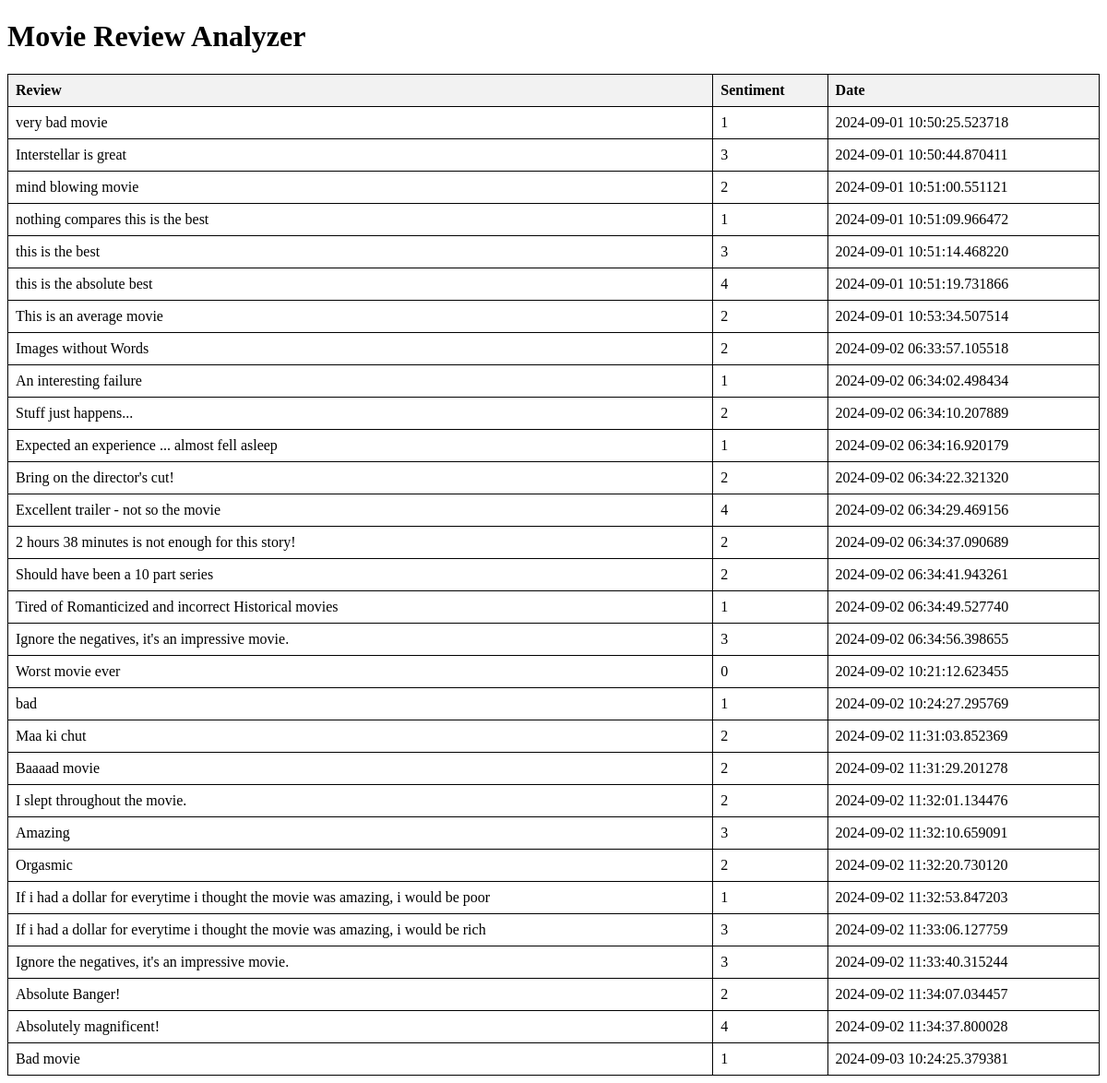
The page /monitor on the database its author committed.
### app.py (models this page shows, shortened)
class Predictions(db.Model):
    review = db.Column(db.String(500),primary_key=True)
    sentiment = db.Column(db.Integer)
    date = db.Column(db.DateTime, default=datetime.utcnow)

### app.py (the view)
@app.route('/monitor')
def monitor():
    items = Predictions.query.all()
    return render_template('monitoring.html', items=items)

### templates/monitoring.html (shortened to what this page needs)
<!DOCTYPE html>
<html lang="en">
<head>
</head>
<body>
    <h1>Movie Review Analyzer</h1>
    <table>
        <thead>
            <tr>
                <th>Review</th>
                <th>Sentiment</th>
                <th>Date</th>
            </tr>
        </thead>
        <tbody>
            {% for item in items %}
                <tr>
                    <td>{{ item.review }}</td>
                    <td>{{ item.sentiment }}</td>
                    <td>{{ item.date }}</td>
                </tr>
            {% else %}
                <tr>
                    <td colspan="3">No items found</td>
                </tr>
            {% endfor %}
        </tbody>
    </table>
</body>
</html>

### templates/monitoring.html (style rules this page uses)
table { width: 100%; border-collapse: collapse; }
table, th, td { border: 1px solid black; }
th, td { padding: 8px; text-align: left; }
th { background-color: #f2f2f2; }

### rows shown on the page
Predictions: review "very bad movie", sentiment "1", date "2024-09-01 10:50:25.523718"
Predictions: review "Interstellar is great", sentiment "3", date "2024-09-01 10:50:44.870411"
Predictions: review "mind blowing movie", sentiment "2", date "2024-09-01 10:51:00.551121"
Predictions: review "nothing compares this is the best", sentiment "1", date "2024-09-01 10:51:09.966472"
Predictions: review "this is the best", sentiment "3", date "2024-09-01 10:51:14.468220"
Predictions: review "this is the absolute best", sentiment "4", date "2024-09-01 10:51:19.731866"
Predictions: review "This is an average movie", sentiment "2", date "2024-09-01 10:53:34.507514"
Predictions: review "Images without Words", sentiment "2", date "2024-09-02 06:33:57.105518"
Predictions: review "An interesting failure", sentiment "1", date "2024-09-02 06:34:02.498434"
Predictions: review "Stuff just happens...", sentiment "2", date "2024-09-02 06:34:10.207889"
Predictions: review "Expected an experience ... almost fell asleep", sentiment "1", date "2024-09-02 06:34:16.920179"
Predictions: review "Bring on the director's cut!", sentiment "2", date "2024-09-02 06:34:22.321320"
Predictions: review "Excellent trailer - not so the movie", sentiment "4", date "2024-09-02 06:34:29.469156"
Predictions: review "2 hours 38 minutes is not enough for this story!", sentiment "2", date "2024-09-02 06:34:37.090689"
Predictions: review "Should have been a 10 part series", sentiment "2", date "2024-09-02 06:34:41.943261"
Predictions: review "Tired of Romanticized and incorrect Historical movies", sentiment "1", date "2024-09-02 06:34:49.527740"
Predictions: review "Ignore the negatives, it's an impressive movie.", sentiment "3", date "2024-09-02 06:34:56.398655"
Predictions: review "Worst movie ever", sentiment "0", date "2024-09-02 10:21:12.623455"
Predictions: review "bad", sentiment "1", date "2024-09-02 10:24:27.295769"
Predictions: review "Maa ki chut", sentiment "2", date "2024-09-02 11:31:03.852369"
Predictions: review "Baaaad movie", sentiment "2", date "2024-09-02 11:31:29.201278"
Predictions: review "I slept throughout the movie.", sentiment "2", date "2024-09-02 11:32:01.134476"
Predictions: review "Amazing", sentiment "3", date "2024-09-02 11:32:10.659091"
Predictions: review "Orgasmic", sentiment "2", date "2024-09-02 11:32:20.730120"
Predictions: review "If i had a dollar for everytime i thought the movie was amazing, i would be poor", sentiment "1", date "2024-09-02 11:32:53.847203"
Predictions: review "If i had a dollar for everytime i thought the movie was amazing, i would be rich", sentiment "3", date "2024-09-02 11:33:06.127759"
Predictions: review "Ignore the negatives, it's an impressive movie.", sentiment "3", date "2024-09-02 11:33:40.315244"
Predictions: review "Absolute Banger!", sentiment "2", date "2024-09-02 11:34:07.034457"
Predictions: review "Absolutely magnificent!", sentiment "4", date "2024-09-02 11:34:37.800028"
Predictions: review "Bad movie", sentiment "1", date "2024-09-03 10:24:25.379381"
